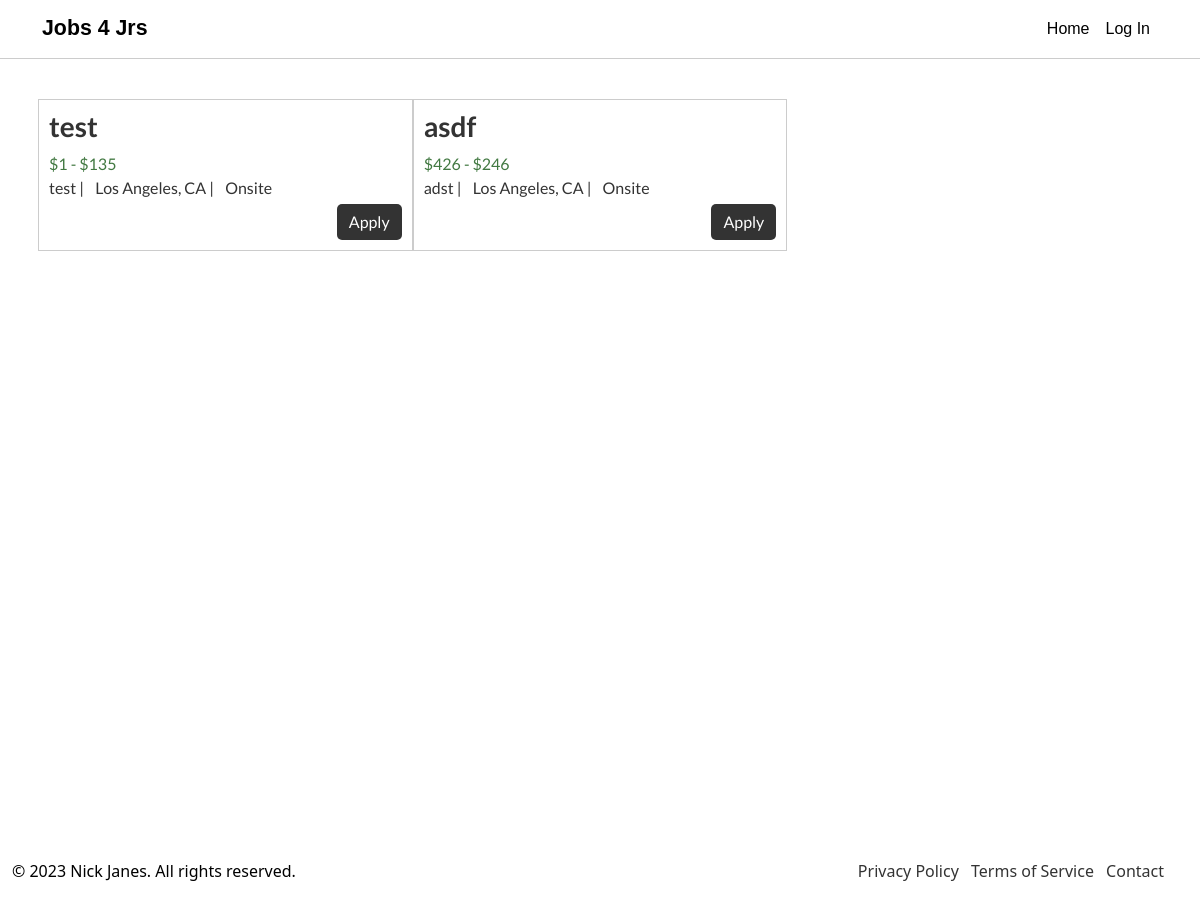
The app's page /, older data.
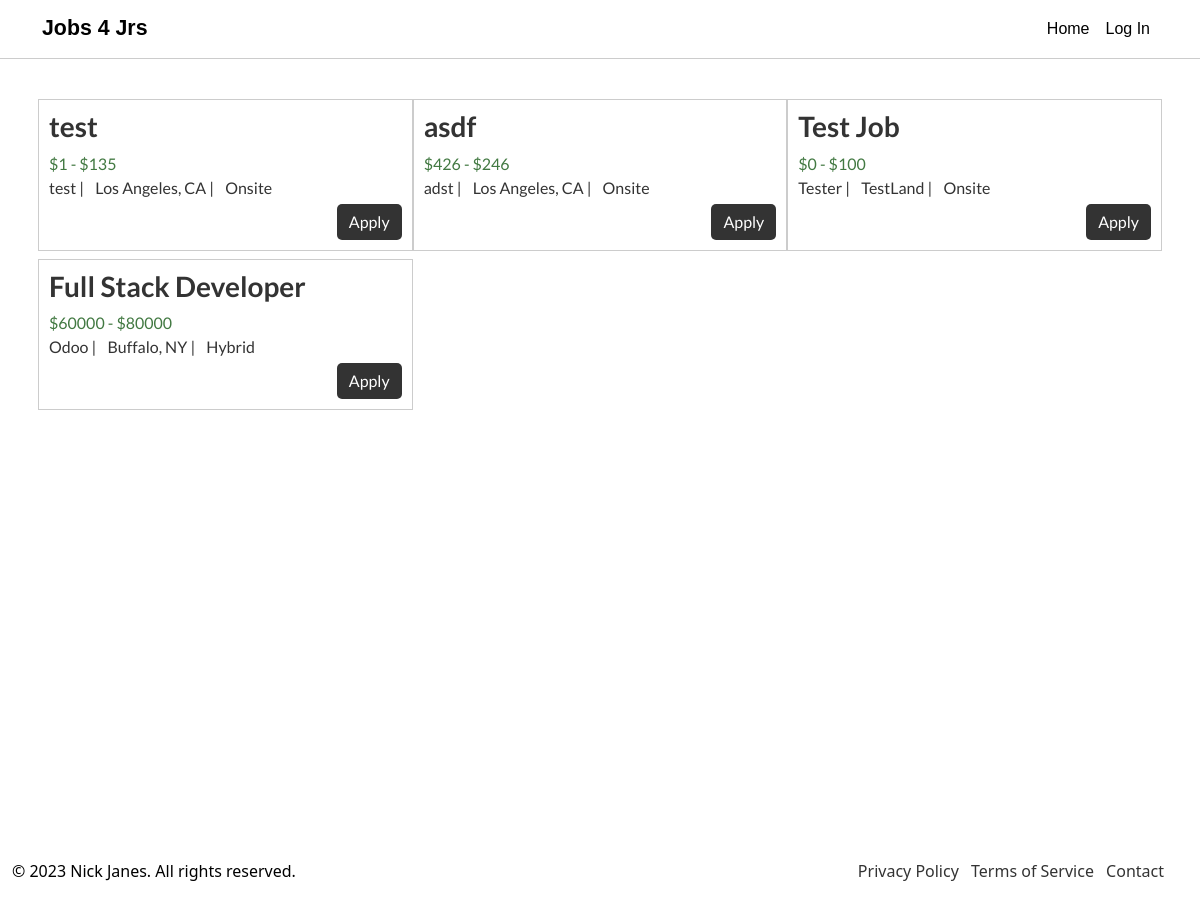
The same page, newer data.
### posting/models.py (models this page shows, shortened)
class Posting(models.Model):
  owner = models.ForeignKey(User, on_delete=models.CASCADE)
  title = models.CharField(max_length=100)
  company = models.CharField(max_length=100)
  location = models.CharField(max_length=100)
  description = models.CharField(max_length=10000)
  salary_low = models.IntegerField()
  salary_high = models.IntegerField()
  flexibility = models.CharField(max_length=1, choices=(("O", "Onsite"), ("H", "Hybrid"), ("R", "Remote")), default="O")
  def _get_tags(self):
    return [str(x) for x in PostingTag.objects.filter(posting__pk=self.pk)]
  _get_tags.short_description = 'tags'

### posting/views.py (the view)
# urls.py: path('', views.index, name='home'),
def index(request):
  tag_filter = request.GET.get('tag')
  if tag_filter:
    tag = Tag.objects.get(name__iexact=tag_filter)
    postings = Posting.objects.all()
    postings = [x.posting for x in PostingTag.objects.filter(tag__pk=tag.id)]
  else:
    postings = Posting.objects.all()
  for posting in postings:
    posting.tags = PostingTag.objects.filter(posting__title=posting.title)
  context = {"postings": postings}
  return render(request, 'index.html', context)

### templates/index.html (shortened to what this page needs)
{% extends 'base.html' %}
{% block content %}
  <div class="row gx-2 gy-2">
    {% for posting in postings %}
      {% include "posting.html" with posting=posting %}
    {% endfor %}
  </div>
{% endblock %}

### templates/posting.html (shortened to what this page needs)
<div class="col-lg-4 posting">
  <a href="{% url 'posting-detailed' posting.id %}">
    <h3 class="title">{{ posting.title }}</h3>
    <div class="salary">${{posting.salary_low}} - ${{posting.salary_high}}</div>
    <ul class="list-inline">
      <li class="list-inline-item">{{ posting.company }} |</li>
      <li class="list-inline-item">{{ posting.location }} |</li>
      <li class="list-inline-item">{{ posting.get_flexibility_display }}</li>
    </ul>
  </a>
  <div class="buttons">
    {% if posting.owner == user %}
    <a href="{% url 'delete' posting_id=posting.id %}">
      <button class="btn-delete" type="button">Delete</button>
    </a>
    {% else %}
    <a href="{% url 'apply' posting_id=posting.id %}">
      <button class="btn-success">Apply</button>
    </a>
    {% endif %}
  </div>
</div>

Row changes from the older to the newer data that the page shows:
added Posting: title "Test Job", salary_low "0", salary_high "100", company "Tester", location "TestLand", flexibility "Onsite", shows "Apply"
added Posting: title "Full Stack Developer", salary_low "60000", salary_high "80000", company "Odoo", location "Buffalo, NY", flexibility "Hybrid", shows "Apply"
